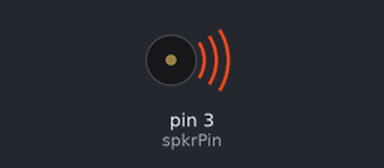
A sketch run on a simulated Arduino Uno, built with avr-gcc and run on an emulated ATmega328P. Shown: buzzer (waves = sounding). Random numbers use the default seed unless the sketch sets one; what the sketch prints to the serial monitor is not drawn.

Above: at 0.1 s.
Timing chart, 0 to 40.0 s (numbered marks = the images above):
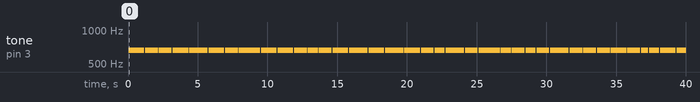

Measured:
- by itself, tone on pin 3 (spkrPin): plays 660 Hz for 1.1 s, 660 Hz for 0.93 s, 660 Hz for 0.93 s, 660 Hz for 1.1 s, 660 Hz for 1.3 s, 660 Hz for 1.1 s … (37 notes in this stretch)

The sketch:

morse_key_listener_v2b2.ino
```cpp
/*
*/

// Global Variables
int ditLen=100;
int dahLen=3*ditLen;
boolean Bin[8];
int key1Out=5;
int toneFreq=110*6;
int spkrPin=3;

// Functions
void sendDit() {
  tone(spkrPin, toneFreq);
  for(int i=0; i<ditLen; i++) {
    digitalWrite(key1Out,HIGH);
    delay(1);
  }
  digitalWrite(key1Out,LOW);
  noTone(spkrPin);
  delay(5);
}

void sendDah() {
  tone(spkrPin, toneFreq);
  for(int i=0; i<dahLen; i++) {
    digitalWrite(key1Out,HIGH);
    delay(1);
  }
  digitalWrite(key1Out,LOW);
  noTone(spkrPin);
  delay(5);
}

void sendBin() {
  for(int i=0; i<=4; i++) {
    sendDitOrDah(Bin[i]);
  }
}

void sendDitOrDah(int ditDah) {
  if(ditDah==0) {sendDit();}
  if(ditDah==1) {sendDah();}
}

void send5(int b1, int b2, int b3, int b4, int b5) {
  sendDitOrDah(b1);
  sendDitOrDah(b2);
  sendDitOrDah(b3);
  sendDitOrDah(b4);
  sendDitOrDah(b5);
  int val=0;
  val=b1+b2*2+b3*4+b4*8+b5*16;
  Serial.print(b1);
  Serial.print(b2);
  Serial.print(b3);
  Serial.print(b4);
  Serial.print(b5);
  Serial.print(" ");
  Serial.print(val);
  Serial.println("");
}

// Setup
void setup() {
  pinMode(key1Out, OUTPUT);
  pinMode(spkrPin, OUTPUT);
  Serial.begin(9600);
  Serial.println("");
}

// Main Loop
void loop() {
  delay(50);
  int d1=random(0,2);
  int d2=random(0,2);
  int d3=random(0,2);
  int d4=random(0,2);
  int d5=random(0,2);
  send5(d1,d2,d3,d4,d5);
}
```
